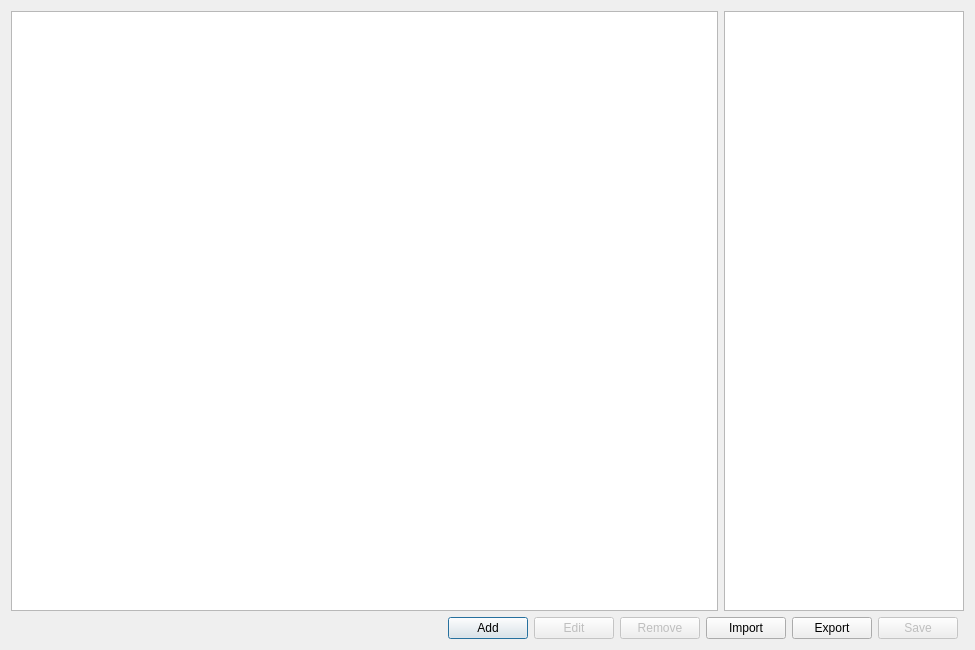
<?xml version="1.0" encoding="UTF-8"?>
<ui version="4.0">
 <class>PatchManagerDialog</class>
 <widget class="QDialog" name="PatchManagerDialog">
  <property name="geometry">
   <rect>
    <x>0</x>
    <y>0</y>
    <width>975</width>
    <height>650</height>
   </rect>
  </property>
  <property name="windowTitle">
   <string>Dialog</string>
  </property>
  <layout class="QGridLayout" name="gridLayout">
   <item row="1" column="0">
    <layout class="QHBoxLayout" name="horizontalLayout">
     <item>
      <spacer name="horizontalSpacer">
       <property name="orientation">
        <enum>Qt::Orientation::Horizontal</enum>
       </property>
       <property name="sizeHint" stdset="0">
        <size>
         <width>40</width>
         <height>20</height>
        </size>
       </property>
      </spacer>
     </item>
     <item>
      <widget class="QPushButton" name="addPatchButton">
       <property name="text">
        <string>Add</string>
       </property>
      </widget>
     </item>
     <item>
      <widget class="QPushButton" name="editPatchButton">
       <property name="enabled">
        <bool>false</bool>
       </property>
       <property name="text">
        <string>Edit</string>
       </property>
      </widget>
     </item>
     <item>
      <widget class="QPushButton" name="removePatchButton">
       <property name="enabled">
        <bool>false</bool>
       </property>
       <property name="text">
        <string>Remove</string>
       </property>
      </widget>
     </item>
     <item>
      <widget class="QPushButton" name="ImportPatchButton">
       <property name="text">
        <string>Import</string>
       </property>
      </widget>
     </item>
     <item>
      <widget class="QPushButton" name="ExportPatchButton">
       <property name="text">
        <string>Export</string>
       </property>
      </widget>
     </item>
     <item>
      <widget class="QPushButton" name="savePatchButton">
       <property name="enabled">
        <bool>false</bool>
       </property>
       <property name="text">
        <string>Save</string>
       </property>
      </widget>
     </item>
    </layout>
   </item>
   <item row="0" column="0" colspan="2">
    <layout class="QHBoxLayout" name="horizontalLayout_3">
     <property name="leftMargin">
      <number>0</number>
     </property>
     <property name="rightMargin">
      <number>0</number>
     </property>
     <item>
      <widget class="PatchManagerTableView" name="patchManagerTableView">
       <property name="frameShape">
        <enum>QFrame::Shape::StyledPanel</enum>
       </property>
       <property name="selectionMode">
        <enum>QAbstractItemView::SelectionMode::MultiSelection</enum>
       </property>
       <property name="selectionBehavior">
        <enum>QAbstractItemView::SelectionBehavior::SelectRows</enum>
       </property>
      </widget>
     </item>
     <item>
      <widget class="QTextEdit" name="textEdit_PatchDescription">
       <property name="maximumSize">
        <size>
         <width>240</width>
         <height>16777215</height>
        </size>
       </property>
      </widget>
     </item>
    </layout>
   </item>
  </layout>
 </widget>
 <customwidgets>
  <customwidget>
   <class>PatchManagerTableView</class>
   <extends>QTableView</extends>
   <header location="global">Dialog/PatchManagerTableView.h</header>
  </customwidget>
 </customwidgets>
 <resources/>
 <connections/>
</ui>
